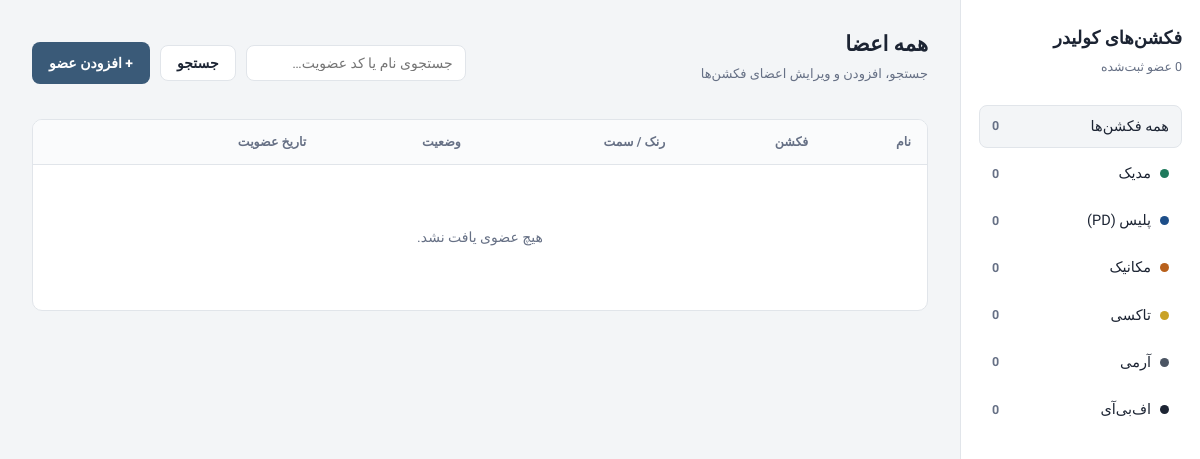
The page / on the database its author committed.
### tables this page shows
CREATE TABLE IF NOT EXISTS factions (
  id INT AUTO_INCREMENT PRIMARY KEY,
  slug VARCHAR(50) NOT NULL UNIQUE,
  name VARCHAR(100) NOT NULL,
  color VARCHAR(7) NOT NULL DEFAULT '#334155',
  sort_order INT NOT NULL DEFAULT 0
);

### index.php (the view, shortened to what this page needs)
<?php
require_once 'config.php';
$search = isset($_GET['q']) ? trim($_GET['q']) : '';
$factionFilter = isset($_GET['faction']) ? (int)$_GET['faction'] : 0;
$factions = [];
$res = $conn->query("
    SELECT f.id, f.slug, f.name, f.color, COUNT(m.id) AS member_count
    FROM factions f
    LEFT JOIN members m ON m.faction_id = f.id
    GROUP BY f.id
    ORDER BY f.sort_order
");
while ($row = $res->fetch_assoc()) {
    $factions[] = $row;
}
$totalMembers = array_sum(array_column($factions, 'member_count'));
$sql = "
    SELECT m.*, f.name AS faction_name, f.color AS faction_color
    FROM members m
    JOIN factions f ON f.id = m.faction_id
    WHERE 1=1
";
$sql .= " ORDER BY f.sort_order, m.full_name";
$stmt = $conn->prepare($sql);
$stmt->execute();
$members = $stmt->get_result();
?>
<!DOCTYPE html>
<html lang="fa" dir="rtl">
<head>
<link rel="stylesheet" href="style.css">
</head>
<body>
<div class="shell">
  <aside class="sidebar">
    <p class="brand">فکشن‌های کولیدر</p>
    <p class="brand-sub"><?= $totalMembers ?> عضو ثبت‌شده</p>
    <ul class="faction-nav">
      <li>
        <a href="index.php" class="<?= $factionFilter === 0 ? 'active' : '' ?>">
          <span class="faction-label">همه فکشن‌ها</span>
          <span class="faction-count"><?= $totalMembers ?></span>
        </a>
      </li>
      <?php foreach ($factions as $f): ?>
      <li>
        <a href="index.php?faction=<?= $f['id'] ?>" class="<?= $factionFilter === (int)$f['id'] ? 'active' : '' ?>">
          <span class="faction-label">
            <span class="faction-dot" style="background: <?= htmlspecialchars($f['color']) ?>"></span>
            <?= htmlspecialchars($f['name']) ?>
          </span>
          <span class="faction-count"><?= $f['member_count'] ?></span>
        </a>
      </li>
      <?php endforeach; ?>
    </ul>
  </aside>
  <main class="main">
    <div class="topbar">
      <div>
        <h1>
          <?= $factionFilter > 0
              ? htmlspecialchars(array_values(array_filter($factions, fn($f) => (int)$f['id'] === $factionFilter))[0]['name'])
              : 'همه اعضا' ?>
        </h1>
        <p class="hint">جستجو، افزودن و ویرایش اعضای فکشن‌ها</p>
      </div>
      <div class="search-box">
        <form method="get" style="display:flex; gap:10px;">
          <input type="text" name="q" placeholder="جستجوی نام یا کد عضویت…" value="<?= htmlspecialchars($search) ?>">
          <button type="submit" class="btn btn-outline">جستجو</button>
        </form>
        <a href="member_form.php<?= $factionFilter > 0 ? '?faction=' . $factionFilter : '' ?>" class="btn btn-primary">+ افزودن عضو</a>
      </div>
    </div>
    <div class="panel">
      <table>
        <thead>
          <tr>
            <th>نام</th>
            <th>فکشن</th>
            <th>رنک / سمت</th>
            <th>وضعیت</th>
            <th>تاریخ عضویت</th>
            <th></th>
          </tr>
        </thead>
        <tbody>
          <?php if ($members->num_rows === 0): ?>
            <tr><td colspan="6"><div class="empty-state">هیچ عضوی یافت نشد.</div></td></tr>
          <?php endif; ?>
        </tbody>
      </table>
    </div>
  </main>
</div>
</body>
</html>

### style.css (style rules this page uses)
:root { --bg: #F3F5F7; --surface: #FFFFFF; --border: #E1E5EA; --ink: #1C2433; --muted: #667085; --accent: #3A5A78; --accent-ink: #FFFFFF; --danger: #B3413C; --ok-bg: #EAF3EE; --ok-ink: #1F7A5C; --off-bg: #F4E9E6; --off-ink: #9A4B2E; --radius: 8px; }
* { box-sizing: border-box; }
body { margin: 0; font-family: 'Vazirmatn', Tahoma, sans-serif; background: var(--bg); color: var(--ink); direction: rtl; line-height: 1.6; }
a { color: inherit; text-decoration: none; }
.shell { display: flex; min-height: 100vh; }
.sidebar { width: 240px; flex-shrink: 0; background: var(--surface); border-left: 1px solid var(--border); padding: 24px 18px; }
.brand { font-size: 18px; font-weight: 700; margin: 0 0 4px; }
.brand-sub { font-size: 12.5px; color: var(--muted); margin: 0 0 28px; }
.faction-nav { list-style: none; margin: 0; padding: 0; display: flex; flex-direction: column; gap: 4px; }
.faction-nav a { display: flex; align-items: center; justify-content: space-between; padding: 9px 12px; border-radius: var(--radius); font-size: 14.5px; font-weight: 500; color: var(--ink); border: 1px solid transparent; }
.faction-nav a.active { background: var(--bg); border-color: var(--border); }
.faction-dot { width: 9px; height: 9px; border-radius: 50%; display: inline-block; margin-left: 9px; flex-shrink: 0; }
.faction-label { display: flex; align-items: center; }
.faction-count { font-size: 12.5px; color: var(--muted); font-weight: 600; }
.main { flex: 1; padding: 28px 32px; max-width: 980px; }
.topbar { display: flex; align-items: center; justify-content: space-between; gap: 16px; margin-bottom: 22px; flex-wrap: wrap; }
.topbar h1 { font-size: 21px; font-weight: 700; margin: 0; }
.topbar .hint { font-size: 13px; color: var(--muted); margin-top: 2px; }
.search-box { display: flex; gap: 10px; align-items: center; }
.search-box input[type="text"] { padding: 9px 12px; border: 1px solid var(--border); border-radius: var(--radius); font-family: inherit; font-size: 14px; width: 220px; background: var(--surface); }
.btn { display: inline-flex; align-items: center; gap: 6px; padding: 9px 16px; border-radius: var(--radius); border: 1px solid transparent; font-family: inherit; font-size: 14px; font-weight: 600; cursor: pointer; }
.btn-primary { background: var(--accent); color: var(--accent-ink); }
.btn-outline { background: var(--surface); border-color: var(--border); color: var(--ink); }
.panel { background: var(--surface); border: 1px solid var(--border); border-radius: 10px; overflow: hidden; }
table { width: 100%; border-collapse: collapse; }
thead th { text-align: right; font-size: 12.5px; font-weight: 600; color: var(--muted); padding: 12px 16px; border-bottom: 1px solid var(--border); background: #FAFBFC; }
tbody td { padding: 13px 16px; font-size: 14px; border-bottom: 1px solid var(--border); vertical-align: middle; }
tbody tr:last-child td { border-bottom: none; }
.empty-state { padding: 48px 20px; text-align: center; color: var(--muted); font-size: 14px; }

### rows shown on the page
factions: name "مدیک", member_count "0"
factions: name "پلیس (PD)", member_count "0"
factions: name "مکانیک", member_count "0"
factions: name "تاکسی", member_count "0"
factions: name "آرمی", member_count "0"
factions: name "اف‌بی‌آی", member_count "0"

### other values the page prints
$totalMembers "0"
